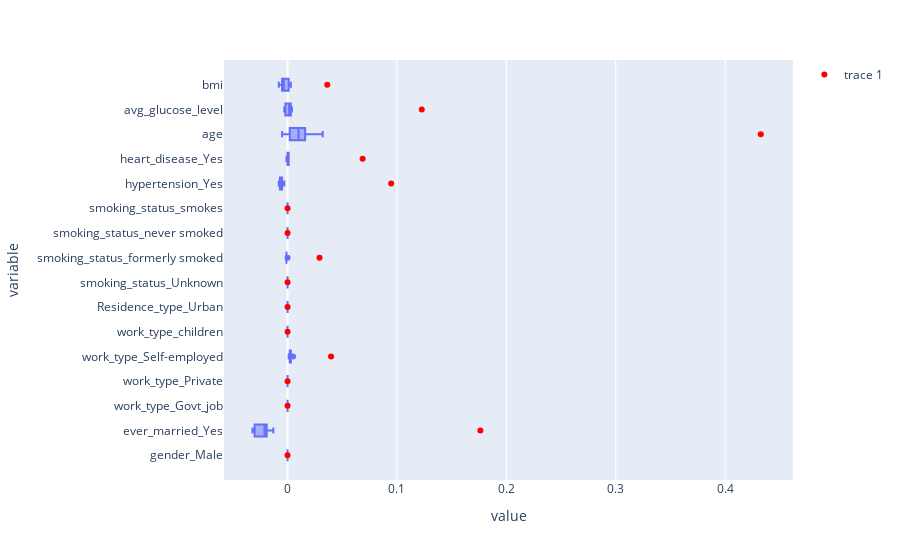

The code cell stored with this chart in its notebook:
### Code cell
fig = px.box(pd.melt(imp_df),
    y="variable",
    x="value",
)
fig.add_trace(go.Scatter(
    y=test_X_one.columns,
    x=xgb_model.feature_importances_,
    mode="markers",
    marker=dict(color="red"),
))
fig

### Figure 1 — Plotly figure (JSON) as saved in the notebook; plotly's stock layout.template omitted (floating-point values rounded to 4 significant figures; data arrays with more than 128 entries replaced by an {"elided": "..."} marker saying what was removed)
{"data": [{"alignmentgroup": "True", "hovertemplate": "value=%{x}<br>variable=%{y}<extra></extra>", "legendgroup": "", "marker": {"color": "#636efa"}, "name": "", "notched": false, "offsetgroup": "", "orientation": "h", "showlegend": false, "type": "box", "x": {"elided": "160 float values"}, "x0": " ", "xaxis": "x", "y": {"elided": "160 str values"}, "y0": " ", "yaxis": "y"}, {"marker": {"color": "red"}, "mode": "markers", "type": "scatter", "x": [0, 0.1762, 0, 0, 0.03976, 0, 0, 0, 0.02918, 0, 0, 0.09468, 0.06862, 0.4326, 0.1227, 0.03628], "y": ["gender_Male", "ever_married_Yes", "work_type_Govt_job", "work_type_Private", "work_type_Self-employed", "work_type_children", "Residence_type_Urban", "smoking_status_Unknown", "smoking_status_formerly smoked", "smoking_status_never smoked", "smoking_status_smokes", "hypertension_Yes", "heart_disease_Yes", "age", "avg_glucose_level", "bmi"]}], "layout": {"boxmode": "group", "legend": {"tracegroupgap": 0}, "margin": {"t": 60}, "xaxis": {"anchor": "y", "domain": [0, 1], "title": {"text": "value"}}, "yaxis": {"anchor": "x", "domain": [0, 1], "title": {"text": "variable"}}}}
